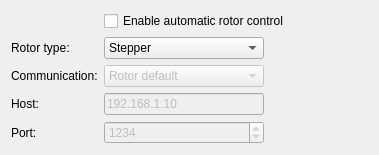
            <widget class="QWidget" name="tab_11">
             <attribute name="title">
              <string>Type</string>
             </attribute>
             <layout class="QHBoxLayout" name="horizontalLayout">
              <item>
               <layout class="QGridLayout" name="gridLayout_9">
                <item row="0" column="1" colspan="2">
                 <widget class="QCheckBox" name="enableRotor">
                  <property name="text">
                   <string>Enable automatic rotor control</string>
                  </property>
                 </widget>
                </item>
                <item row="1" column="0">
                 <widget class="QLabel" name="label_3">
                  <property name="text">
                   <string>Rotor type:</string>
                  </property>
                 </widget>
                </item>
                <item row="1" column="1">
                 <widget class="QComboBox" name="rotorTypeCb">
                  <item>
                   <property name="text">
                    <string>Stepper</string>
                   </property>
                  </item>
                  <item>
                   <property name="text">
                    <string>GS-232B</string>
                   </property>
                  </item>
                  <item>
                   <property name="text">
                    <string>Alfa-SPID</string>
                   </property>
                  </item>
                  <item>
                   <property name="text">
                    <string>Pololu Jrk Motor Control</string>
                   </property>
                  </item>
                  <item>
                   <property name="text">
                    <string>Monstrum X-Y</string>
                   </property>
                  </item>
                 </widget>
                </item>
                <item row="1" column="2">
                 <spacer name="horizontalSpacer_7">
                  <property name="orientation">
                   <enum>Qt::Horizontal</enum>
                  </property>
                  <property name="sizeHint" stdset="0">
                   <size>
                    <width>98</width>
                    <height>20</height>
                   </size>
                  </property>
                 </spacer>
                </item>
                <item row="2" column="1">
                 <widget class="QComboBox" name="commtypeCb">
                  <property name="enabled">
                   <bool>false</bool>
                  </property>
                  <property name="currentIndex">
                   <number>0</number>
                  </property>
                  <item>
                   <property name="text">
                    <string>Rotor default</string>
                   </property>
                  </item>
                  <item>
                   <property name="text">
                    <string>Network</string>
                   </property>
                  </item>
                 </widget>
                </item>
                <item row="2" column="0">
                 <widget class="QLabel" name="label_26">
                  <property name="text">
                   <string>Communication:</string>
                  </property>
                 </widget>
                </item>
                <item row="3" column="0">
                 <widget class="QLabel" name="label_31">
                  <property name="text">
                   <string>Host:</string>
                  </property>
                 </widget>
                </item>
                <item row="3" column="1">
                 <widget class="QLineEdit" name="hostEd">
                  <property name="enabled">
                   <bool>false</bool>
                  </property>
                  <property name="text">
                   <string>192.168.1.10</string>
                  </property>
                  <property name="readOnly">
                   <bool>false</bool>
                  </property>
                 </widget>
                </item>
                <item row="4" column="0">
                 <widget class="QLabel" name="label_12">
                  <property name="text">
                   <string>Port:</string>
                  </property>
                 </widget>
                </item>
                <item row="4" column="1">
                 <widget class="QSpinBox" name="hostPortEd">
                  <property name="enabled">
                   <bool>false</bool>
                  </property>
                  <property name="readOnly">
                   <bool>false</bool>
                  </property>
                  <property name="minimum">
                   <number>1</number>
                  </property>
                  <property name="maximum">
                   <number>65535</number>
                  </property>
                  <property name="value">
                   <number>1234</number>
                  </property>
                 </widget>
                </item>
               </layout>
              </item>
             </layout>
            </widget>
